Frame 1 (no input): blank canvas, image omitted
Frame 60 (no input): blank canvas, image omitted
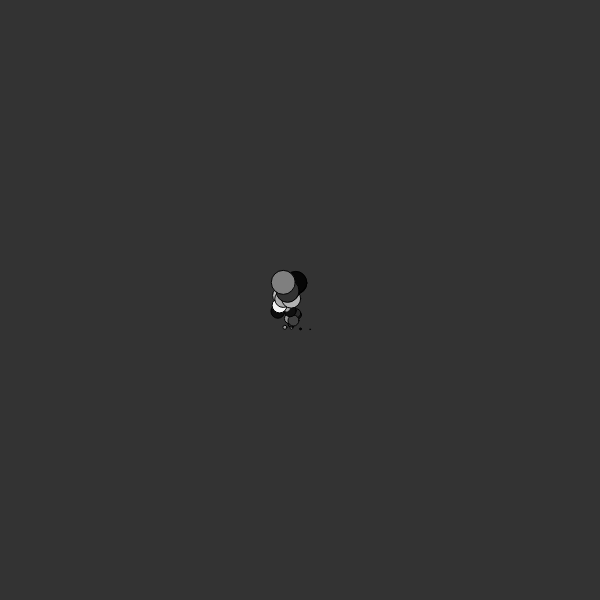
Frame 120 (the mouse pressed at the canvas centre since frame 60)

The p5.js sketch whose frames 1 and 60 were blank and that drew this single picture after the mouse press (run headless with seeded random() and noise() and a simulated clock; from frame 60 on, the mouse is pressed at the canvas centre):

// p5.js sketch
// ── sketch.js
var particles = [];

function setup() {
  createCanvas(600,600);
  background(51);
}

function mousePressed(){
  particles.push(new particle(mouseX,mouseY));
}

function draw() {
  background(51);
  for(var i = 0; i < particles.length; i++){
    particles[i].update();
    particles[i].show();
  }
  //line(frameCount,0,frameCount,height);
}





// ── particle.js


function particle(x,y){
  this.x = x;
  this.y = y;
  this.history = [];
  
  this.update = function(){
    this.x += random(-10,10);
    this.y += random(-10,10);
    
    var vector = createVector(this.x,this.y);
    this.history.push(vector);
    
    if(this.history.length > 25){
      this.history.splice(0,1);
    }
  }
  this.show = function(){
    stroke(0);
    fill(255);
    ellipse(this.x,this.y,10,10);
    
    for(var i = 0; i < this.history.length; i++){
      var pos = this.history[i];
      fill(random(255));
      ellipse(pos.x, pos.y, i, i);
    }
  }
}
